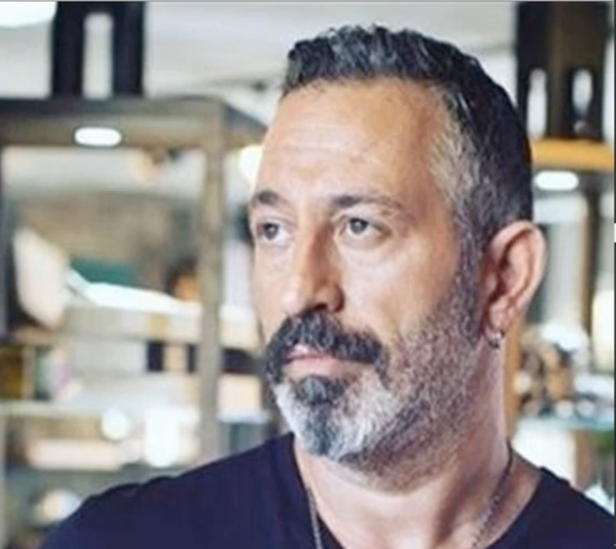
#> input picture 1.pratik/images/Cem_Yilmaz.png, 1232 x 1098 px (shown at 1/2 size)
$ python 'agırlıklıToplama.py'
#> lines starting #> are read from the running program, lines starting #| are printed output that depends on the picture
import cv2
import numpy as np


resim1 = cv2.imread("images/Cem_Yilmaz.png")
#> resim1 is the input picture: shape (1098, 1232, 3); mean B, G, R 138.9, 140.9, 148.2
resim2 = cv2.imread("images/Ozan_Guven.png")
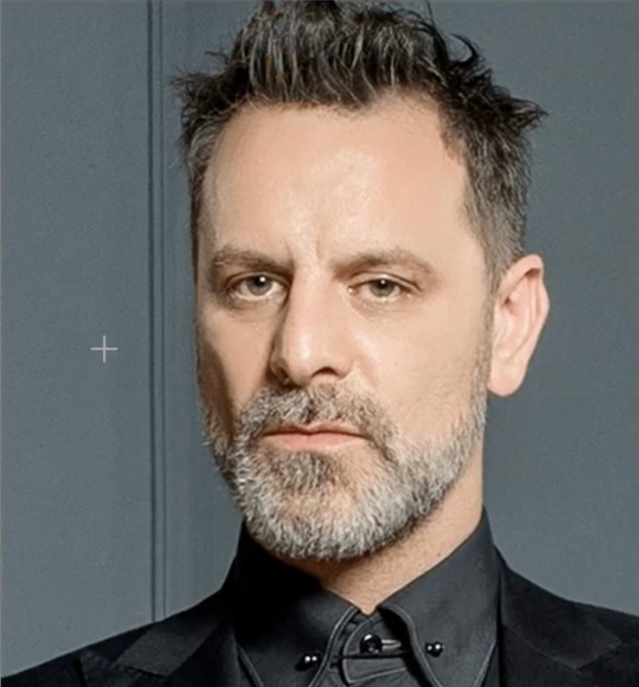
#> input picture 1.pratik/images/Ozan_Guven.png, 1278 x 1374 px (shown at 1/2 size)
#> resim2 is the input picture: shape (1374, 1278, 3); mean B, G, R 102.1, 106.6, 111.4


resim2 = cv2.resize(resim2,(1232,1098))
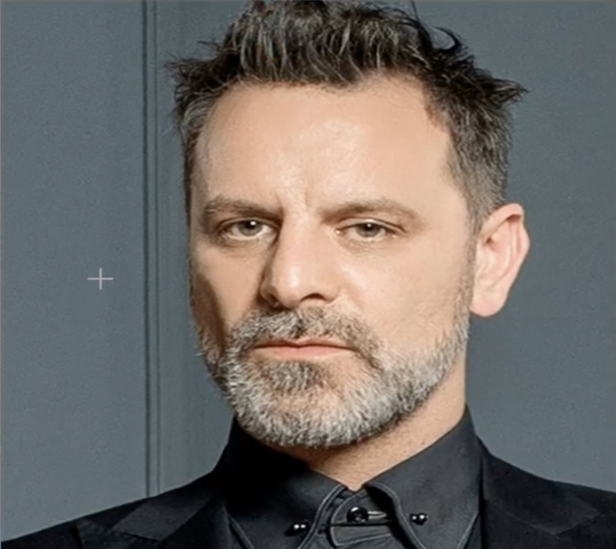
#> resim2: shape (1098, 1232, 3) (shown at 1/2 size); mean B, G, R 102, 106.5, 111.3


toplam = cv2.add(resim1,resim2)
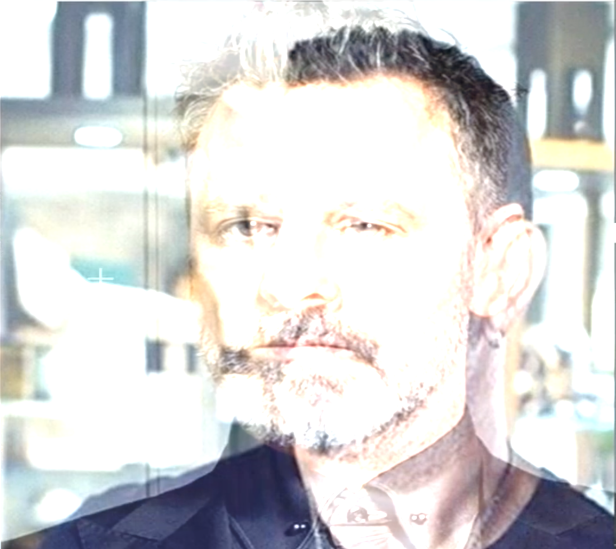
#> toplam: shape (1098, 1232, 3) (shown at 1/2 size); mean B, G, R 215.3, 214.9, 215.2
agirlikliToplam = cv2.addWeighted(resim1,0.7,resim2,0.3,0)
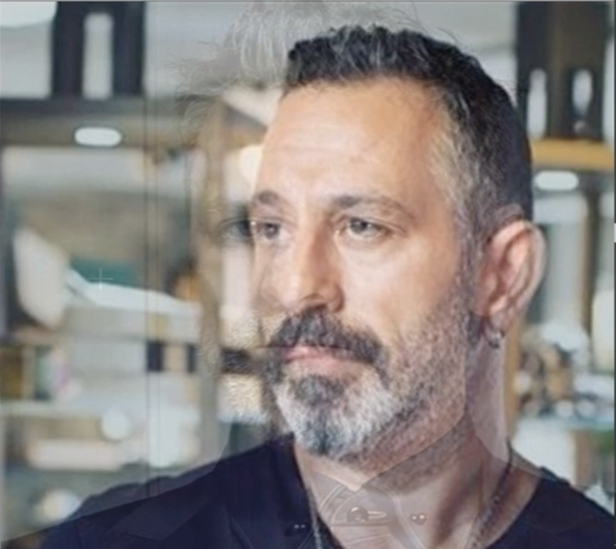
#> agirlikliToplam: shape (1098, 1232, 3) (shown at 1/2 size); mean B, G, R 127.8, 130.6, 137.1


cv2.imshow("Cem Yılmaz",resim1)
cv2.imshow("Ozan Güven",resim2)
cv2.imshow("toplanmis resimler",toplam)
cv2.imshow("agirlikli toplanmis resimler",agirlikliToplam)

cv2.waitKey(0)
cv2.destroyAllWindows()
